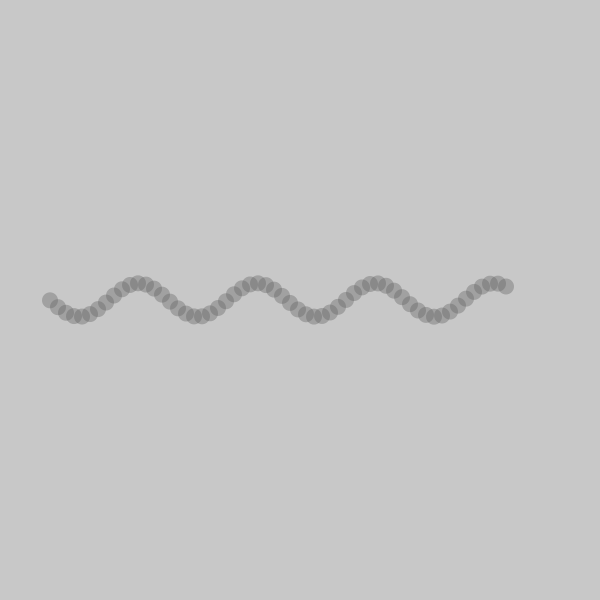
Frame 1 (no input)
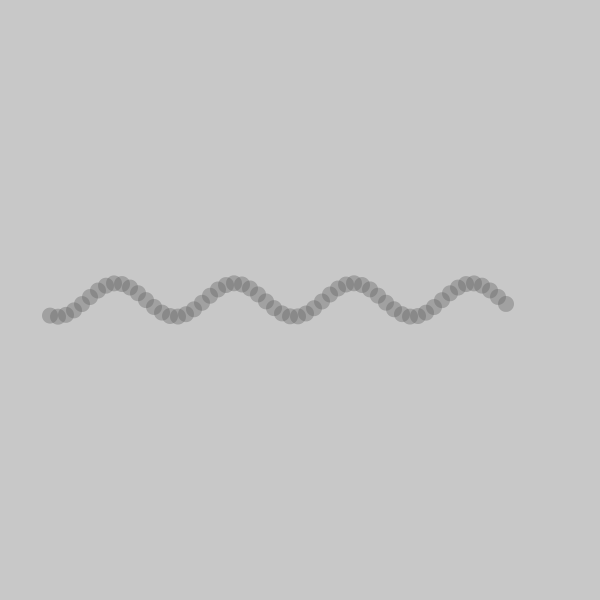
Frame 60 (the mouse pressed at the canvas centre just before this capture)
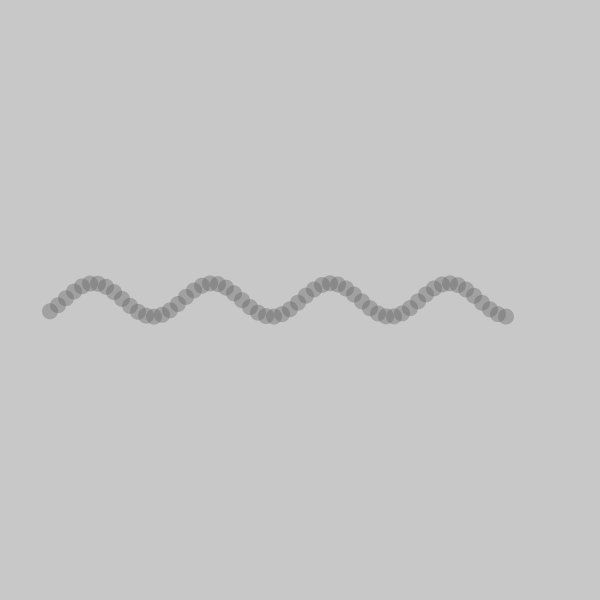
Frame 120 (the mouse held since frame 60 and released just before this capture)

The Processing sketch that drew these frames (run headless with seeded random() and noise(); from frame 60 on, the mouse is pressed at the canvas centre):

// Processing sketch: Exercise_03_11
// ── Exercise_03_11.pde
//This was the insight for me
//https://youtu.be/y7sgcFhk6ZM?t=716

Wave amanda;

void setup() {
  size(600, 600);
  amanda = new Wave(50, height/2, 450);
}

void draw() {
  background(200);
  amanda.update();
  amanda.render();
}

// ── Particle.pde
class Particle {
  PVector pos;
  PVector anchor;
  float angle;
  float vel;
  float amplitude;
  
  Particle(float _x, float _y, float _angle, float _vel, float _amplitude) {
    pos = new PVector();
    anchor = new PVector(_x, _y);
    angle = _angle;
    vel = _vel;
    amplitude = _amplitude;
  }
  
  void updateCos() {
    float theta = angle;
    pos.x = anchor.x;
    pos.y = cos(theta) * amplitude + anchor.y;
    theta += vel;
  }
  
  void updateSin() {
    float theta = angle;
    pos.x = anchor.x;
    pos.y = sin(theta) * amplitude + anchor.y;
    theta += vel;
  }
  
  void render() {
    noStroke();
    fill(100, 100);
    ellipse(pos.x, pos.y, 16, 16);
  }
}

// ── Wave.pde
class Wave {
  PVector anchor;
  int xspacing = 8;   // How far apart should each horizontal position be spaced
  int w;              // Width of entire wave
  int maxwaves = 5;   // total # of waves to add together

  float theta = 0.0;
  float[] amplitude = new float[maxwaves];   // Height of wave
  float[] dx = new float[maxwaves];          // Value for incrementing X, to be calculated as a function of period and xspacing
  //float[] yvalues; //<-
  Particle[] particles;

  Wave(float _x, float _y, int _width) {
    anchor = new PVector (_x, _y);
    w = _width + (xspacing * 2);

    for (int i = 0; i < maxwaves; i++) {
      amplitude[i] = random(10, 30);
      float period = random(100, 300); // How many pixels before the wave repeats
      dx[i] = (TWO_PI / period) * xspacing;
    }

    //yvalues = new float[w/xspacing]; //<-
    particles = new Particle[w/xspacing];
  }

  void update() {
    // Increment theta (try different values for 'angular velocity' here
    theta += 0.02;

    // Set all height values to zero
    //for (int i = 0; i < yvalues.length; i++) {
    //   //<-
    //  yvalues[i] = 0;
    //}

    // Accumulate wave height values
    for (int j = 0; j < maxwaves; j++) {
      float x = theta;
      for (int i = 0; i < particles.length; i++) {
        // Every other wave is cosine instead of sine
        particles[i] = new Particle(i*xspacing+anchor.x, height/2, x, dx[j], amplitude[j]);
        if (j % 2 == 0) {
          particles[i].updateSin();
          //yvalues[i] += sin(x)*amplitude[j];
        } else {
          particles[i].updateCos();
          //yvalues[i] += cos(x)*amplitude[j];
        }
        x+=dx[j];
      }
    }
  }

  void render() {
    for (int x = 0; x < particles.length; x++) {
      particles[x].render();
    }
  }
}
